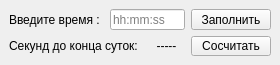
<?xml version="1.0" encoding="UTF-8"?>
<ui version="4.0">
 <class>MainWindow</class>
 <widget class="QMainWindow" name="MainWindow">
  <property name="geometry">
   <rect>
    <x>0</x>
    <y>0</y>
    <width>280</width>
    <height>65</height>
   </rect>
  </property>
  <property name="minimumSize">
   <size>
    <width>280</width>
    <height>65</height>
   </size>
  </property>
  <property name="maximumSize">
   <size>
    <width>280</width>
    <height>88</height>
   </size>
  </property>
  <property name="windowTitle">
   <string>Лабораторная работа №8</string>
  </property>
  <widget class="QWidget" name="centralwidget">
   <layout class="QVBoxLayout" name="verticalLayout">
    <item>
     <layout class="QHBoxLayout" name="horizontalLayout">
      <item>
       <widget class="QLabel" name="label">
        <property name="text">
         <string>Введите время : </string>
        </property>
       </widget>
      </item>
      <item>
       <widget class="QLineEdit" name="time_line">
        <property name="inputMask">
         <string/>
        </property>
        <property name="text">
         <string/>
        </property>
        <property name="placeholderText">
         <string>hh:mm:ss</string>
        </property>
       </widget>
      </item>
      <item>
       <widget class="QPushButton" name="btn_time">
        <property name="text">
         <string>Заполнить</string>
        </property>
       </widget>
      </item>
     </layout>
    </item>
    <item>
     <layout class="QHBoxLayout" name="horizontalLayout_2">
      <item>
       <widget class="QLabel" name="label_2">
        <property name="text">
         <string>Секунд до конца суток: </string>
        </property>
       </widget>
      </item>
      <item>
       <widget class="QLabel" name="res">
        <property name="text">
         <string>-----</string>
        </property>
        <property name="alignment">
         <set>Qt::AlignCenter</set>
        </property>
        <property name="textInteractionFlags">
         <set>Qt::LinksAccessibleByMouse</set>
        </property>
       </widget>
      </item>
      <item>
       <widget class="QPushButton" name="btn_go">
        <property name="text">
         <string>Сосчитать</string>
        </property>
       </widget>
      </item>
     </layout>
    </item>
   </layout>
  </widget>
 </widget>
 <resources/>
 <connections/>
</ui>
